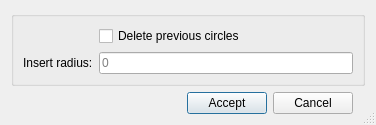
<?xml version="1.0" encoding="UTF-8"?>
<ui version="4.0">
 <class>dlg_auxcircle</class>
 <widget class="QDialog" name="dlg_auxcircle">
  <property name="geometry">
   <rect>
    <x>0</x>
    <y>0</y>
    <width>376</width>
    <height>107</height>
   </rect>
  </property>
  <property name="windowTitle">
   <string>CAD Draw circle</string>
  </property>
  <property name="sizeGripEnabled">
   <bool>true</bool>
  </property>
  <layout class="QGridLayout" name="gridLayout_2">
   <item row="0" column="0" colspan="3">
    <widget class="QGroupBox" name="bg_state">
     <property name="title">
      <string/>
     </property>
     <layout class="QGridLayout" name="gridLayout">
      <item row="1" column="1">
       <widget class="QLineEdit" name="radius">
        <property name="placeholderText">
         <string>0</string>
        </property>
       </widget>
      </item>
      <item row="1" column="0">
       <widget class="QLabel" name="lbl_ins_radius">
        <property name="text">
         <string>Insert radius:</string>
        </property>
       </widget>
      </item>
      <item row="0" column="1">
       <widget class="QCheckBox" name="chk_delete_prev">
        <property name="text">
         <string>Delete previous circles</string>
        </property>
       </widget>
      </item>
     </layout>
    </widget>
   </item>
   <item row="2" column="0">
    <layout class="QGridLayout" name="lyt_buttons">
     <property name="verticalSpacing">
      <number>0</number>
     </property>
     <item row="0" column="1">
      <widget class="QPushButton" name="btn_accept">
       <property name="text">
        <string>Accept</string>
       </property>
      </widget>
     </item>
     <item row="0" column="0">
      <spacer name="horizontalSpacer">
       <property name="orientation">
        <enum>Qt::Horizontal</enum>
       </property>
       <property name="sizeHint" stdset="0">
        <size>
         <width>40</width>
         <height>0</height>
        </size>
       </property>
      </spacer>
     </item>
     <item row="0" column="2">
      <widget class="QPushButton" name="btn_cancel">
       <property name="text">
        <string>Cancel</string>
       </property>
      </widget>
     </item>
    </layout>
   </item>
  </layout>
 </widget>
 <tabstops>
  <tabstop>chk_delete_prev</tabstop>
  <tabstop>radius</tabstop>
 </tabstops>
 <resources/>
 <connections/>
 <designerdata>
  <property name="gridDeltaX">
   <number>5</number>
  </property>
  <property name="gridDeltaY">
   <number>5</number>
  </property>
  <property name="gridSnapX">
   <bool>true</bool>
  </property>
  <property name="gridSnapY">
   <bool>true</bool>
  </property>
  <property name="gridVisible">
   <bool>true</bool>
  </property>
 </designerdata>
</ui>
